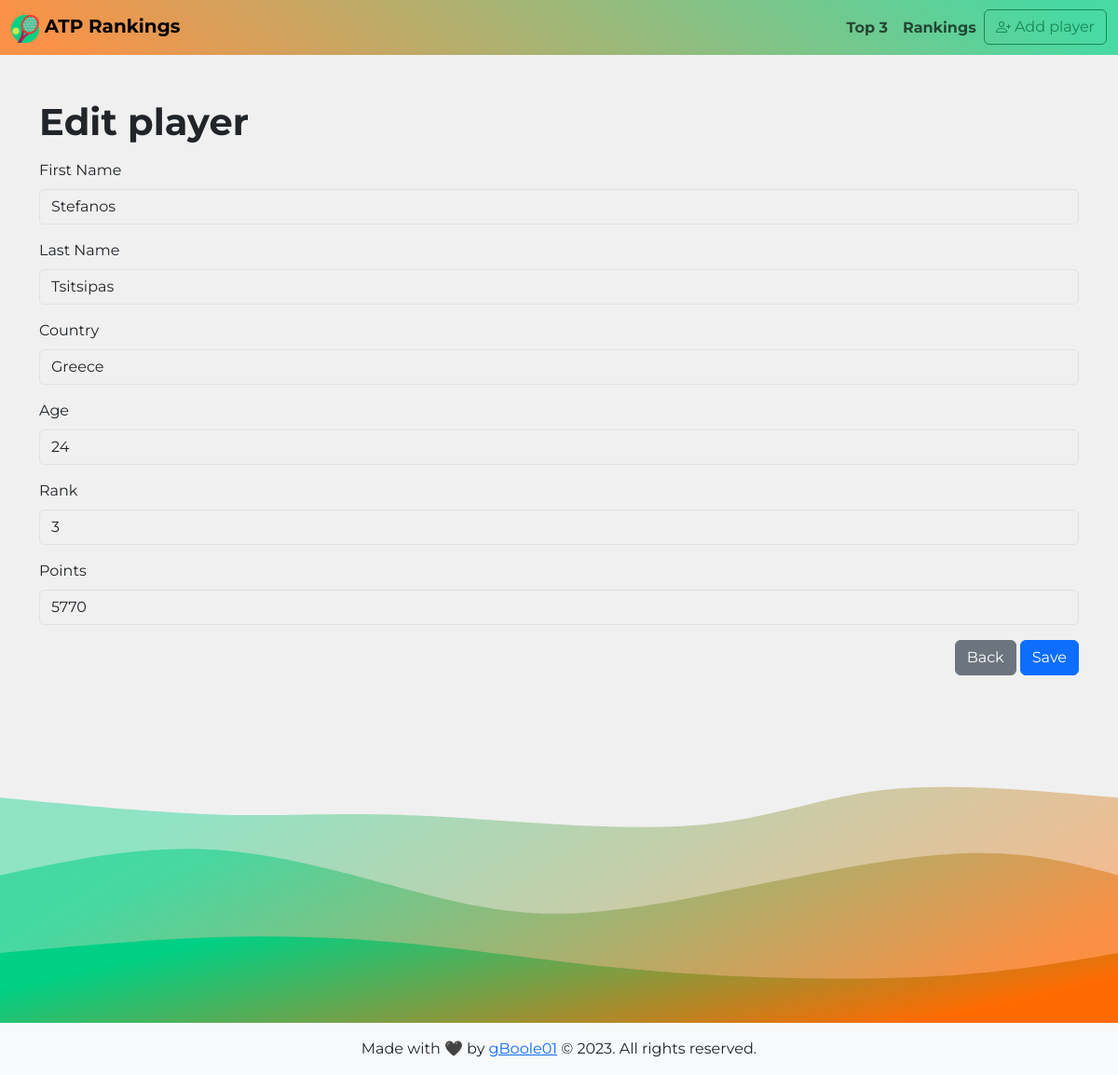
/editPlayer.php?id=47677f2c-7efb-455f-bc26-dca39f133b39, run on the app's committed database.
### tables this page shows
CREATE TABLE players (
    id INT NOT NULL AUTO_INCREMENT,
    uuid VARCHAR(255) NOT NULL,
    firstname VARCHAR(255) NOT NULL,
    lastname VARCHAR(255) NOT NULL,
    country VARCHAR(255) NOT NULL,
    countryCode VARCHAR(255),
    age INT NOT NULL,
    rank INT NOT NULL,
    points INT NOT NULL,
    image VARCHAR(255),
    PRIMARY KEY (id)
);

### src/editPlayer.php (the view, shortened to what this page needs)
<?php
$pdo = dbConnect();
$playerId = $_GET['id'] ?? null;
$sql = "SELECT * FROM players WHERE uuid = :uuid";
$stmt = $pdo->prepare($sql);
$stmt->bindParam(':uuid', $playerId, PDO::PARAM_STR);
$stmt->execute();
$player = $stmt->fetch();
include('inc/header.php'); ?>
<h1 class="fw-bolder mb-3">Edit player</h1>
<form class="d-flex flex-column gap-3" action="/editPlayer.php?id=<?= $playerId ?>" method="POST" novalidate>
    <div>
        <label for="firstname" class="form-label">First Name</label>
        <input type="text" class="form-control" id="firstname" name="firstname" required value="<?= $player['firstname'] ?>">
    </div>
    <div>
        <label for="lastname" class="form-label">Last Name</label>
        <input type="text" class="form-control" id="lastname" name="lastname" required value="<?= $player['lastname'] ?>">
    </div>
    <div>
        <label for="country" class="form-label">Country</label>
        <input type="text" class="form-control" id="country" name="country" required value="<?= $player['country'] ?>">
    </div>
    <div>
        <label for="age" class="form-label">Age</label>
        <input type="number" class="form-control" id="age" name="age" required value="<?= $player['age'] ?>">
    </div>
    <div>
        <label for="rank" class="form-label">Rank</label>
        <input type="number" class="form-control" id="rank" name="rank" required value="<?= $player['rank'] ?>">
    </div>
    <div>
        <label for="points" class="form-label">Points</label>
        <input type="number" class="form-control" id="points" name="points" required value="<?= $player['points'] ?>">
    </div>
    <div class="text-end">
        <a href="/rankings.php" class="btn btn-secondary">Back</a>
        <button type="submit" class="btn btn-primary">Save</button>
    </div>
</form>
<?php include('inc/footer.php');

### src/assets/css/style.css (style rules this page uses)
*, *::before, *::after { box-sizing: border-box; }
body, h1, h2, h3, h4, p, figure, blockquote, dl, dd { margin: 0; }
body { min-height: 100vh; text-rendering: optimizeSpeed; line-height: 1.5; }
input, button, textarea, select { font: inherit; }
body { font-family: "Montserrat", sans-serif; height: 100vh; min-width: 320px; display: flex; flex-direction: column; }
:root { --bs-body-bg: #f0f0f0; --bs-body-bg-rgb: rgb(240, 240, 240); }
input[type="number"] { -moz-appearance: textfield; }

### data on the page
players: firstname "Stefanos", lastname "Tsitsipas", country "Greece", age "24", rank "3", points "5770"
